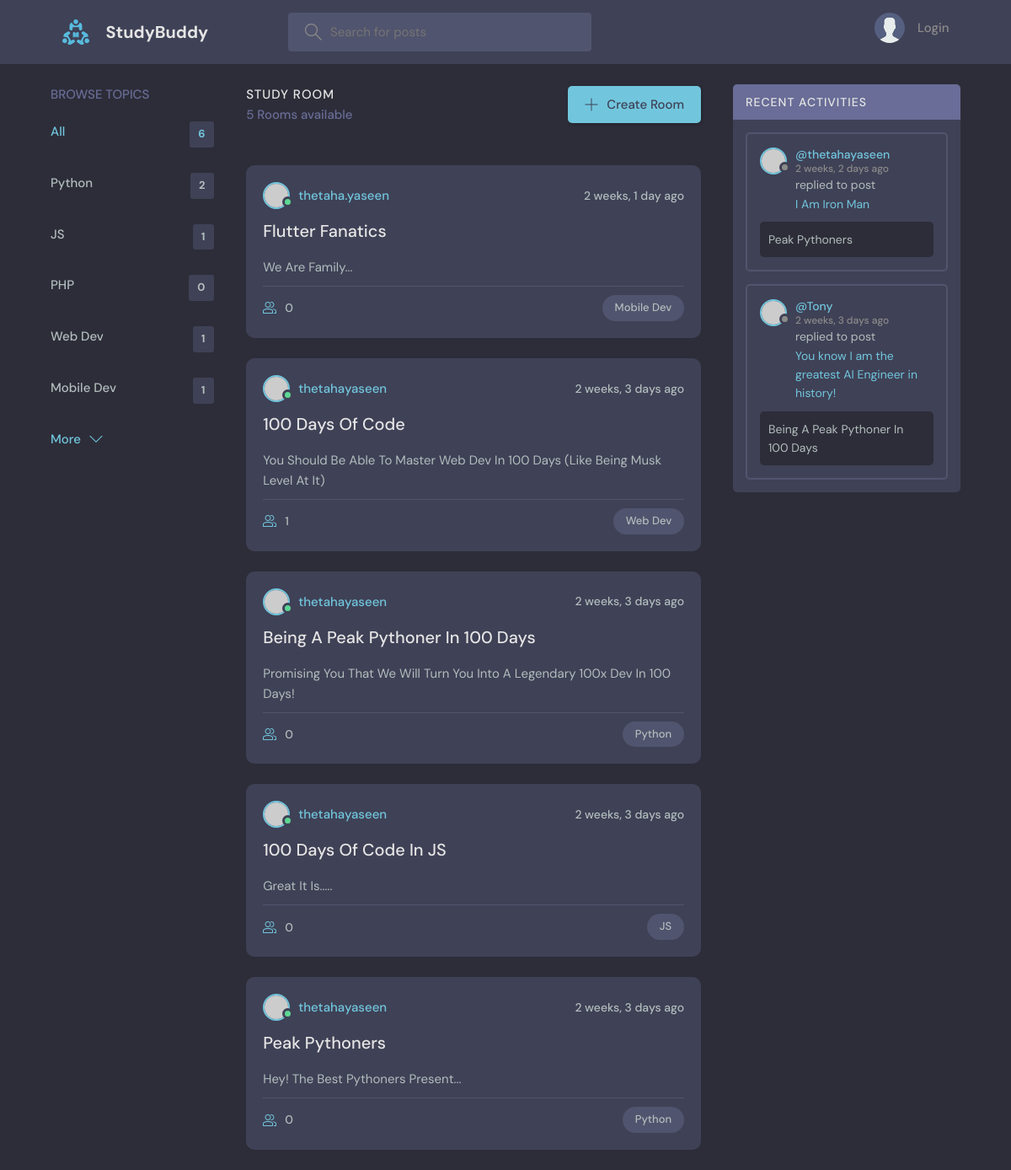
The app's page /, older data.
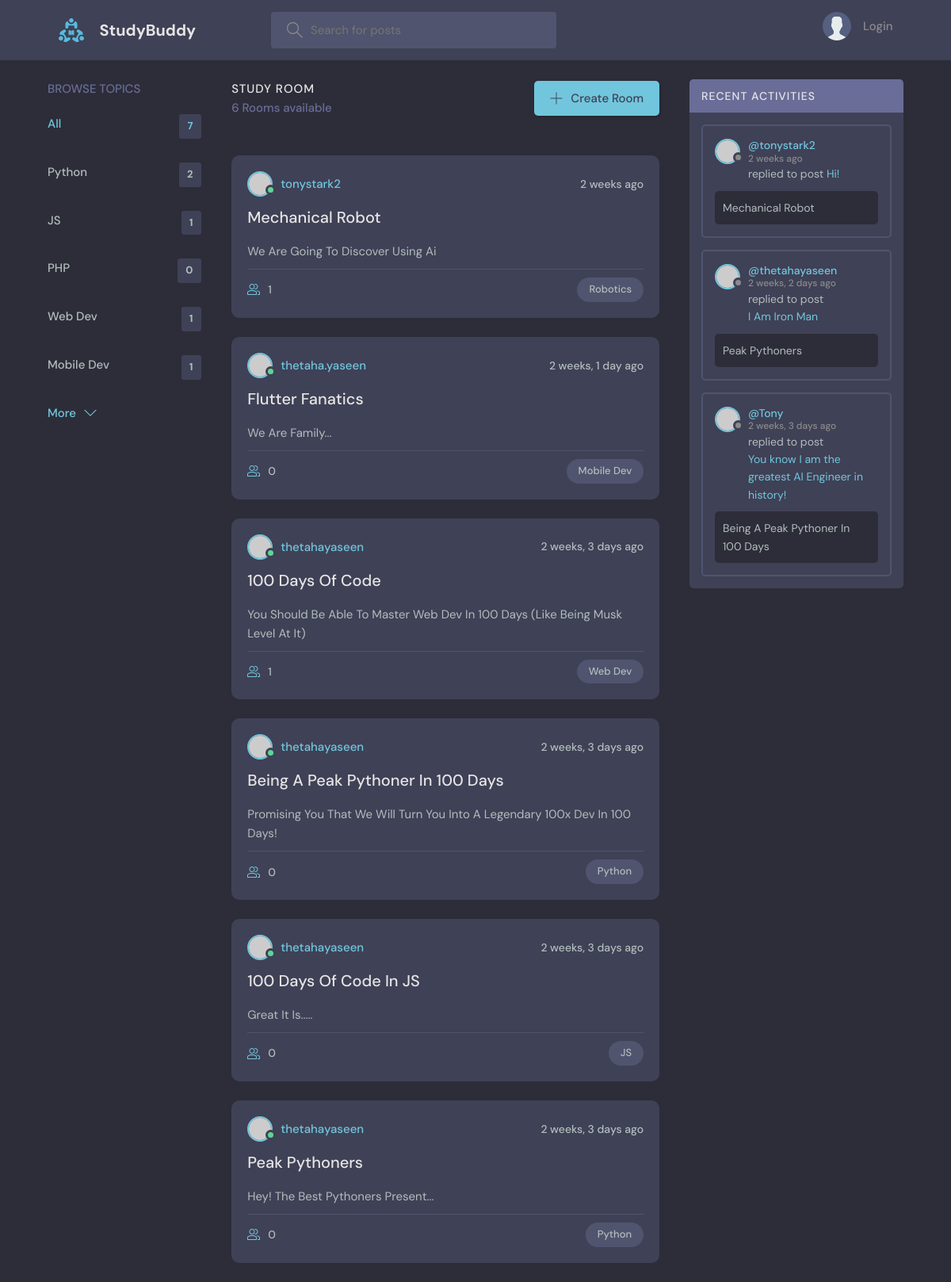
The same page, newer data.
### base/models.py (models this page shows)
class Topic(models.Model):
    name = models.CharField(max_length=200)
    def __str__(self):
        return str(self.name)

class Room(models.Model):
    host = models.ForeignKey(User, on_delete=models.SET_NULL, null = True)
    topic = models.ForeignKey(Topic, on_delete=models.SET_NULL, null = True)
    name = models.CharField(max_length=200)
    description = models.TextField(null=True, blank=True)
    participants = models.ManyToManyField(User, related_name="participants", blank=True)
    updated = models.DateTimeField(auto_now=True)
    created = models.DateTimeField(auto_now_add=True)
    def __str__(self):
        return str(self.name)
    class Meta:
        ordering = ["-updated", "-created"]

class Message(models.Model):
    user = models.ForeignKey(User, on_delete=models.CASCADE)
    room = models.ForeignKey(Room, on_delete=models.CASCADE)
    body = models.TextField()
    updated = models.DateTimeField(auto_now=True)
    created = models.DateTimeField(auto_now_add=True)
    class Meta:
        ordering = ["-updated", "-created"]
    def __str__(self):
        return str(self.body)[0:50]

### base/views.py (the view)
# urls.py: 2. Add a URL to urlpatterns:  path('', views.home, name='home')
def home(request):
    search = request.GET.get("search") if request.GET.get("search") else ""
    rooms = Room.objects.filter(
        Q(topic__name__icontains=search) |
        Q(name__icontains=search) |
        Q(description__icontains=search)
    )
    activity_feed = Message.objects.filter(
            Q(room__name__icontains=search)
    )
    rooms_count = rooms.count()
    topics = Topic.objects.all()
    all_topics_count = topics.count()
    context = {"rooms" : rooms, "topics": topics[0:5], "rooms_count": rooms_count, "activity_feed": activity_feed, "search": search, "all_topics_count": all_topics_count}
    return render(request,  "base/home.html", context)

### base/templates/base/home.html (shortened to what this page needs)
{% extends "mainlayout.html" %}
{% block content %}
    <main class="layout layout--3">
      <div class="container">
        {% include "base/topic_component.html" %}
        <div class="roomList">
          <div class="roomList__header">
            <div>
              <h2>Study Room</h2>
              <p>{{rooms_count}} Rooms available</p>
            </div>
            <a class="btn btn--main" href="{% url 'create-room' %}">
              <svg version="1.1" xmlns="http://www.w3.org/2000/svg" width="32" height="32" viewBox="0 0 32 32">
                <title>add</title>
                <path
                  d="M16.943 0.943h-1.885v14.115h-14.115v1.885h14.115v14.115h1.885v-14.115h14.115v-1.885h-14.115v-14.115z"
                ></path>
              </svg>
              Create Room
            </a>
          </div>
          {% include "base/rooms_component.html" %}
        </div>
        {% include "base/activity_component.html" %}
      </div>
    </main>
    {% endblock content %}

### base/templates/base/topic_component.html
<div class="topics">
    <div class="topics__header">
      <h2>Browse Topics</h2>
    </div>
    <ul class="topics__list">
    <li>
        <a href="{% url 'home' %}" class="{% if search == '' %} active {% endif %}">All <span>
          {% if all_topics_count %}
          {{all_topics_count}}
          {% else %}
          {{topics.count}}
          {% endif %}
        </span></a>
    </li>
    {% for topic in topics %}
        <li>
            <a href="{% url 'home' %}?search={{topic.name}}" class="{% if search == topic.name %} active {% endif %}"> {{topic.name}} <span>{{topic.room_set.all.count}}</span></a>
        </li>
    {% endfor %}
    </ul>
    <a class="btn btn--link" href="{% url 'topics' %}">
      More
      <svg version="1.1" xmlns="http://www.w3.org/2000/svg" width="32" height="32" viewBox="0 0 32 32">
        <title>chevron-down</title>
        <path d="M16 21l-13-13h-3l16 16 16-16h-3l-13 13z"></path>
      </svg>
    </a>
  </div>

### base/templates/base/rooms_component.html (shortened to what this page needs)
<div class="grid grid-cols-1 md:grid-cols-2 lg:grid-cols-3 gap-4">
    <div class="bg-white border p-4 rounded-md shadow">
    </div>
</div>
{% for room in rooms %}
<div class="roomListRoom">
    <div class="roomListRoom__header">
      <a href="{% url 'user-profile' room.host.id %}" class="roomListRoom__author">
        <div class="avatar avatar--small active">
          <img src="https://randomuser.me/api/portraits/men/11.jpg" />
        </div>
        <span>{{room.host}}</span>
      </a>
      <div class="roomListRoom__actions">
        <span>{{room.created|timesince}} ago</span>
      </div>
    </div>
    <div class="roomListRoom__content">
      <a href="{% url 'room' room.id %}">{{room.name}}</a>
      <p>
        {{room.description}}
    </p>
    </div>
    <div class="roomListRoom__meta">
      <a class="roomListRoom__joined">
        {{room.participants.all.count}}
      </a>
      <p class="roomListRoom__topic">{{room.topic}}</p>
    </div>
  </div>
{% endfor %}

### base/templates/base/activity_component.html (shortened to what this page needs)
<div class="activities">
    <div class="activities__header">
      <h2>Recent Activities</h2>
    </div>
    {% for activity in activity_feed %}
    <div class="activities__box">
      <div class="activities__boxHeader roomListRoom__header">
        <a href="{% url 'user-profile' activity.user.id %}" class="roomListRoom__author">
          <div class="avatar avatar--small">
            <img src="https://randomuser.me/api/portraits/women/11.jpg" />
          </div>
          <p>
            @{{activity.user}}
            <span>{{activity.created|timesince}} ago</span>
          </p>
        </a>
      </div>
      <div class="activities__boxContent">
        <p>replied to post <a href="{% url 'room' activity.room.id %}">{{activity}}</a></p>
        <div class="activities__boxRoomContent">
            {{activity.room}}
        </div>
      </div>
    </div>
    {% endfor %}
</div>

Row changes from the older to the newer data that the page shows:
added Room: host "tonystark2", created "2 weeks", name "Mechanical Robot", description "We Are Going To Discover Using Ai", participants.all.count "1", topic "Robotics"
added Message: user "tonystark2", created "2 weeks", body "Hi!", room "Mechanical Robot"
Text that changed along with them:
{{ all_topics_count }}: "6" → "7"
{{ rooms_count }}: "5" → "6"
